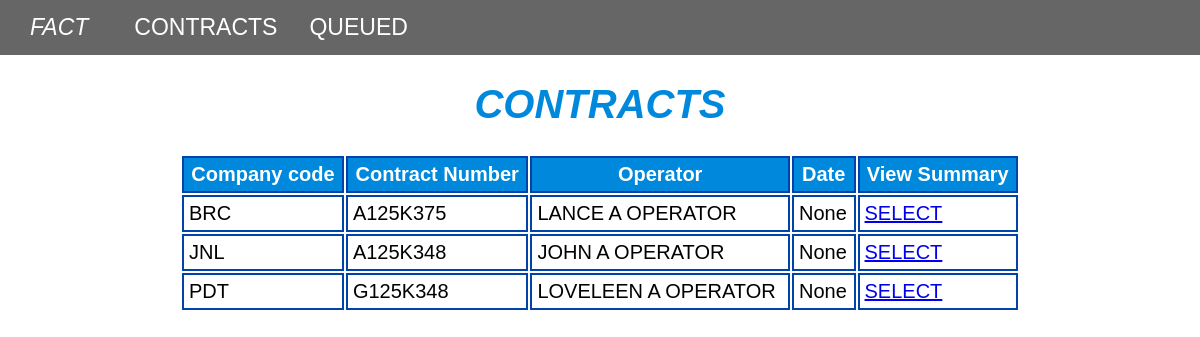
The page / on the database its author committed.
### contracts/models.py (models this page shows, shortened)
class Contract(models.Model):
    contract_number = models.CharField(max_length=10)
    company_code = models.CharField(max_length=3)
    product = models.CharField(max_length=25)
    operator = models.CharField(max_length=50)
    total_weight = models.PositiveIntegerField()
    contract_date = models.DateTimeField(auto_now_add=True)
    restrictions = models.CharField(max_length=20)
    curr_containers = models.JSONField()
    pend_containers = models.JSONField(null=True)

### pages/views.py (the view)
# urls.py: path('', ContractsListView.as_view(), name='home'),
class ContractsListView(ListView):
    model = Contract
    context_object_name = "contracts"
    template_name = 'home.html'

### templates/home.html (shortened to what this page needs)
{% extends 'base.html' %}
{% block content %}
<div id="__home">
    <h1 id="title">CONTRACTS</h1>
    <table style="width: 70%">
      <tr>
        <th scope="col">Company code</th>
        <th scope="col">Contract Number</th>
        <th scope="col">Operator</th>
        <th scope="col">Date</th>
        <th scope="col">View Summary</th>
      </tr>
      {% for contract in contracts %}
      {% if not contract.pend_containers %}
      <tr >
        <td scope="row">{{ contract.company_code }}</td>
        <td scope="row">{{ contract.contract_number }}</td>
        <td scope="row">{{ contract.operator }}</td>
        <td scope="row">{{ contract.contract_date }}</td>
        <td scope="row"><a href="{% url 'contract_detail' contract.id %}">SELECT</a></td>
      </tr>
      {% endif %}
      {% endfor %}
{% endblock content %}

### static/css/base.css (style rules this page uses)
:root { font-family: 'Gill Sans', 'Gill Sans MT', Calibri, 'Trebuchet MS', sans-serif; font-size: 20px; }
body { margin: 0px; }
#__home #title { padding: 0px 20px; color: #0088dd; font-style: italic; font-size: 40px; text-align: center; }
#__home th, td { border: 2px solid #0044AA; border-collapse: collapse; padding: 5px; }
#__home table { margin-left: auto; margin-right: auto; }
#__home th { background-color: #0088dd; color: white; }
#__queueform table, th, td { border: 2px solid #0044AA; border-collapse: collapse; }

### rows shown on the page
Contract: company_code "BRC", contract_number "A125K375", operator "LANCE A OPERATOR", contract_date "None"
Contract: company_code "JNL", contract_number "A125K348", operator "JOHN A OPERATOR", contract_date "None"
Contract: company_code "PDT", contract_number "G125K348", operator "LOVELEEN A OPERATOR", contract_date "None"
